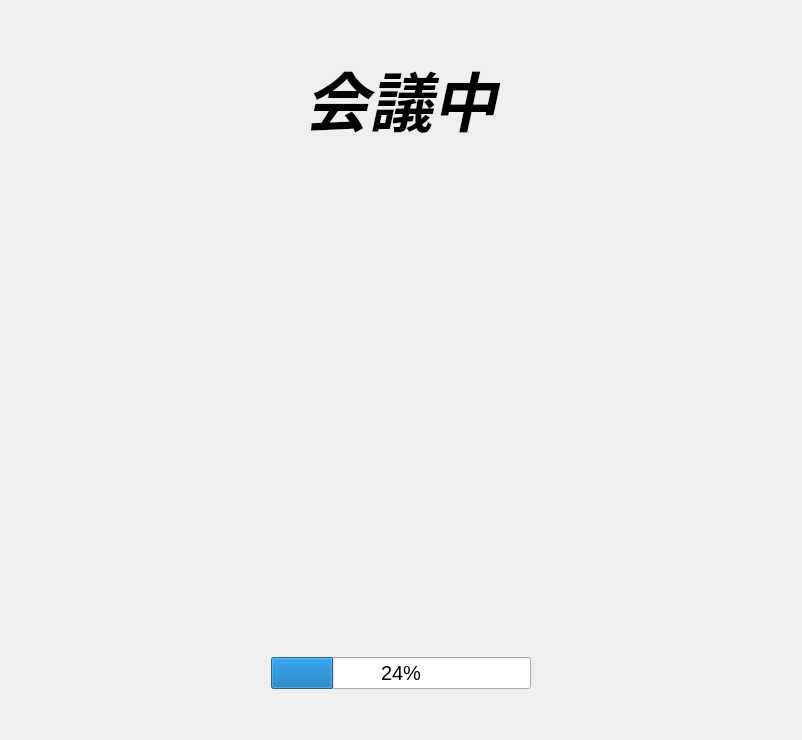
      <widget class="QWidget" name="page_5">
       <layout class="QVBoxLayout" name="verticalLayout_9">
        <item>
         <spacer name="verticalSpacer_10">
          <property name="orientation">
           <enum>Qt::Vertical</enum>
          </property>
          <property name="sizeHint" stdset="0">
           <size>
            <width>20</width>
            <height>40</height>
           </size>
          </property>
         </spacer>
        </item>
        <item>
         <layout class="QHBoxLayout" name="horizontalLayout_10">
          <item>
           <spacer name="horizontalSpacer_18">
            <property name="orientation">
             <enum>Qt::Horizontal</enum>
            </property>
            <property name="sizeHint" stdset="0">
             <size>
              <width>40</width>
              <height>20</height>
             </size>
            </property>
           </spacer>
          </item>
          <item>
           <widget class="QLabel" name="waitlabel">
            <property name="font">
             <font>
              <family>Ubuntu Condensed</family>
              <pointsize>48</pointsize>
              <weight>75</weight>
              <italic>true</italic>
              <bold>true</bold>
             </font>
            </property>
            <property name="text">
             <string>会議中</string>
            </property>
            <property name="alignment">
             <set>Qt::AlignCenter</set>
            </property>
           </widget>
          </item>
          <item>
           <spacer name="horizontalSpacer_19">
            <property name="orientation">
             <enum>Qt::Horizontal</enum>
            </property>
            <property name="sizeHint" stdset="0">
             <size>
              <width>40</width>
              <height>20</height>
             </size>
            </property>
           </spacer>
          </item>
         </layout>
        </item>
        <item>
         <layout class="QHBoxLayout" name="horizontalLayout_21">
          <item>
           <spacer name="horizontalSpacer_20">
            <property name="orientation">
             <enum>Qt::Horizontal</enum>
            </property>
            <property name="sizeHint" stdset="0">
             <size>
              <width>40</width>
              <height>20</height>
             </size>
            </property>
           </spacer>
          </item>
          <item>
           <widget class="QLabel" name="label_discuss">
            <property name="minimumSize">
             <size>
              <width>700</width>
              <height>500</height>
             </size>
            </property>
            <property name="maximumSize">
             <size>
              <width>700</width>
              <height>500</height>
             </size>
            </property>
            <property name="text">
             <string/>
            </property>
            <property name="pixmap">
             <pixmap>../pic/discussion.png</pixmap>
            </property>
           </widget>
          </item>
          <item>
           <spacer name="horizontalSpacer_21">
            <property name="orientation">
             <enum>Qt::Horizontal</enum>
            </property>
            <property name="sizeHint" stdset="0">
             <size>
              <width>40</width>
              <height>20</height>
             </size>
            </property>
           </spacer>
          </item>
         </layout>
        </item>
        <item>
         <layout class="QHBoxLayout" name="horizontalLayout_22">
          <item>
           <spacer name="horizontalSpacer_25">
            <property name="orientation">
             <enum>Qt::Horizontal</enum>
            </property>
            <property name="sizeHint" stdset="0">
             <size>
              <width>40</width>
              <height>20</height>
             </size>
            </property>
           </spacer>
          </item>
          <item>
           <widget class="QProgressBar" name="progressBar">
            <property name="font">
             <font>
              <pointsize>15</pointsize>
             </font>
            </property>
            <property name="value">
             <number>24</number>
            </property>
           </widget>
          </item>
          <item>
           <spacer name="horizontalSpacer_26">
            <property name="orientation">
             <enum>Qt::Horizontal</enum>
            </property>
            <property name="sizeHint" stdset="0">
             <size>
              <width>40</width>
              <height>20</height>
             </size>
            </property>
           </spacer>
          </item>
         </layout>
        </item>
        <item>
         <spacer name="verticalSpacer_11">
          <property name="orientation">
           <enum>Qt::Vertical</enum>
          </property>
          <property name="sizeHint" stdset="0">
           <size>
            <width>20</width>
            <height>40</height>
           </size>
          </property>
         </spacer>
        </item>
       </layout>
      </widget>
